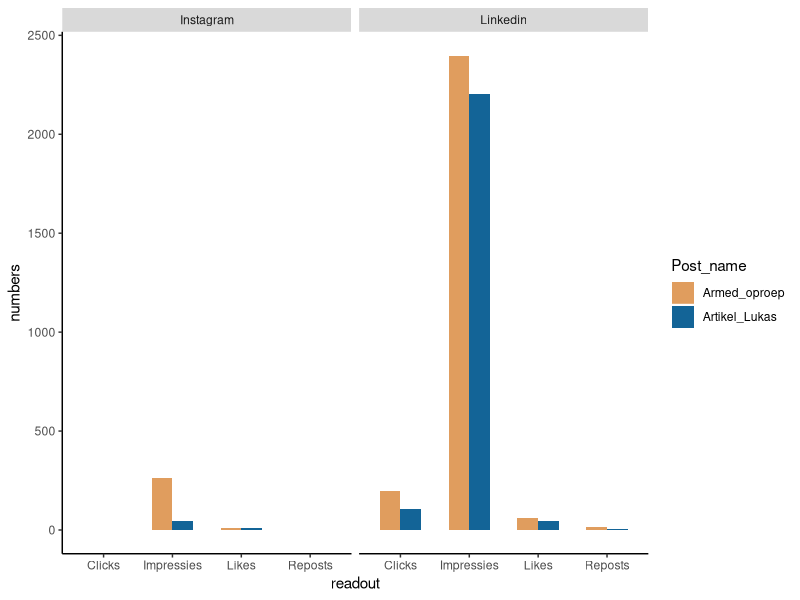

Here is the R script that generated this plot:
# clear workspace
rm(list=ls())

# excel reader 
### if not installed, run this line:
### install.packages("tidyr")
### install.packages("ggplot2")
library("tidyr")
library("ggplot2")

# read data
raw_data <- as.data.frame( cbind( c(0,2,105,199),
                                 c(46,262,2205,2398),
                                 c(9,12,45,60),
                                 c(0,0,4,16) ) )
categories <- as.data.frame( cbind( c("Artikel_Lukas","Armed_oproep","Artikel_Lukas","Armed_oproep"),
                                    c("Instagram","Instagram","Linkedin","Linkedin") ) )
colnames(raw_data) <- c( "Clicks", "Impressies", "Likes", "Reposts")
colnames(categories) <- c("Post_name", "Social_channel")

my_data <- cbind(categories,raw_data)

# view data
my_data

# put data into long format
my_data_long <- gather(my_data, readout, numbers, Clicks:Reposts, factor_key=TRUE)
my_data_long

# plot bar chart
ggplot(data=my_data_long, aes(x=readout, y=numbers, fill=Post_name, group=Post_name ) ) +
  geom_bar(position="dodge", stat="identity", width=0.6) + 
  scale_colour_manual(values=c("#e09d5e","#136497")) + scale_fill_manual(values=c("#e09d5e","#136497")) +
  theme(panel.background = element_rect(fill="white",colour="white"), panel.border = element_blank(), panel.grid.major = element_blank(), panel.grid.minor = element_blank(), axis.line = element_line(colour = "black")) +
  facet_wrap( . ~ Social_channel)

# sum data per post (1) or per social channel (2)
data_post   <- my_data[1:2,4:5] + my_data[3:4,4:5] 
data_social <- my_data[c(1,3),4:5] + my_data[c(2,4),4:5]
                     
# Fisher's Exact test to compare posts (1) and social channels (2)
stats::fisher.test(data_post)
stats::fisher.test(data_social)
